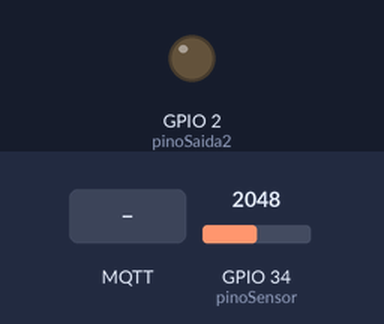
The sketch below on a simulated ESP32. Parts: output pins drawn as LEDs (lit = HIGH). The inputs (shaded band) are chosen by the test bench; at power-on: GPIO 34 (pinoSensor) = 2048. WiFi joins after 1.5 s; servers stay silent unless stated; no MQTT or app messages arrive unless stated; what the sketch prints to the serial monitor is not drawn.

Above: at 4.7 s.
4.8 s: MQTT message "ON" arrives on the first subscribed topic
At 5.8 s:
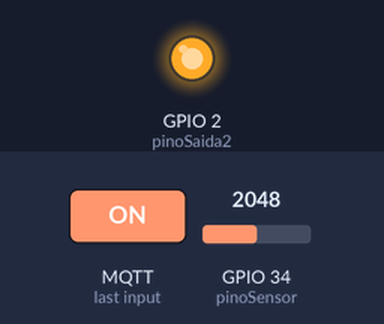
11.0 s: MQTT message "OFF" arrives on the first subscribed topic
At 12.8 s:
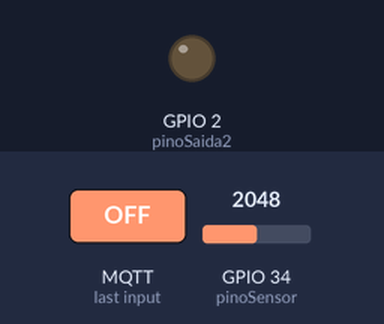
Timing chart, 0 to 14.0 s (numbered marks = the images above; inputs shaded):
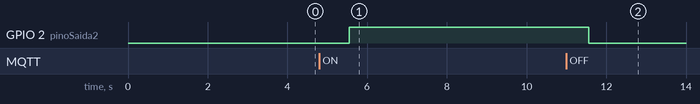

The sketch:

emulador.ino
```cpp
//Código do emulador ESP32
#include <WiFi.h>
#include <PubSubClient.h>

const char* ssid = "Wokwi-GUEST";
const char* password = "";

// Broker MQTT
const char* mqtt_broker = "mqtt-dashboard.com";
const uint16_t mqtt_port = 1883;
const char* mqtt_client_id = "clientId-mH9JvUsb4P";
const char* mqtt_topic_publish = "LEDW1";
const char* mqtt_topic_subscribe = "LEDW2";

float ultimaTemperaturaEnviada = -999.0;

int pinoSaida2 = 2;   // LED
int pinoSensor = 34;

const float BETA = 3950;

WiFiClient espClient;
PubSubClient client(espClient);

void setup_wifi() {
  Serial.print("Conectando-se a ");
  Serial.println(ssid);

  WiFi.begin(ssid, password);
  while (WiFi.status() != WL_CONNECTED) {
    delay(500);
    Serial.print(".");
  }

  Serial.println("\nWiFi conectado!");
  Serial.println(WiFi.localIP());
}

void reconnect() {
  while (!client.connected()) {
    Serial.print("Tentando conexão MQTT...");

    if (client.connect(mqtt_client_id)) {
      Serial.println("Conectado!");
      client.subscribe(mqtt_topic_subscribe);
      Serial.print("Inscrito no tópico: ");
      Serial.println(mqtt_topic_subscribe);
    } else {
      Serial.print("Falhou, rc=");
      Serial.println(client.state());
      delay(3000);
    }
  }
}

void setup() {
  Serial.begin(115200);
  delay(2000);

  setup_wifi();
  client.setServer(mqtt_broker, mqtt_port);
  client.setCallback(callback);

  pinMode(pinoSaida2, OUTPUT);
}

void loop() {
  if (!client.connected()) {
    reconnect();
  }

  client.loop();

  // ---- SENSOR ----
  delay(2000);
  int analogValue = analogRead(pinoSensor);
  float celsius = 1 / (log(1 / (4095.0 / analogValue - 1)) / BETA + 1.0 / 298.15) - 273.15;

  float temperaturaAtual = round(celsius * 10) / 10;

  if (temperaturaAtual != ultimaTemperaturaEnviada) {
    char payload[10];
    dtostrf(temperaturaAtual, 4, 1, payload);

    client.publish(mqtt_topic_publish, payload);
    Serial.print("Publicado: ");
    Serial.println(payload);

    ultimaTemperaturaEnviada = temperaturaAtual;
  }
}

// ---- CALLBACK MQTT ----
void callback(char* topic, byte* message, unsigned int length) {
  Serial.print("Recebido no tópico: ");
  Serial.println(topic);

  Serial.print("Mensagem: ");
  String msg = "";
  for (int i = 0; i < length; i++) {
    msg += (char)message[i];
  }
  Serial.println(msg);

  if (strcmp(topic, "LEDW2") == 0) {
    if (msg == "ON") {
      digitalWrite(pinoSaida2, HIGH);
    } else if (msg == "OFF") {
      digitalWrite(pinoSaida2, LOW);
    }
  }
}
```

Measured:
- after the input at 4.8 s, GPIO 2 (pinoSaida2): LOW → HIGH after 0.76 s
- after the input at 11.0 s, GPIO 2 (pinoSaida2): HIGH → LOW after 0.56 s
